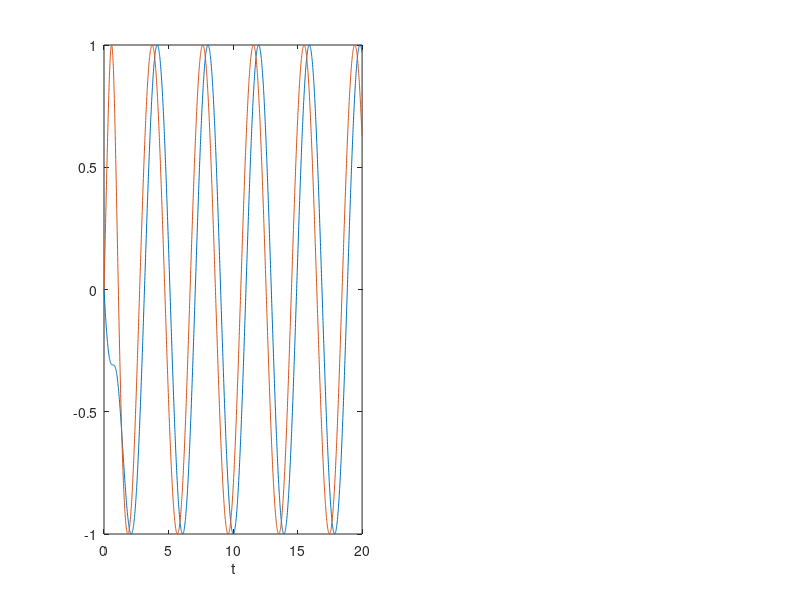

Source code (MATLAB): (Note: this script raises an error after producing the figure.)
%**************************************************************************
%*     Section 5.5.3                                                      *
%*     filename: ch05pr09.m                                               *
%*     program listing number: 5.9                                        *
%*                                                                        *
%*     This program solves the synchronization of two phase oscillators   *
%*     using 2nd-order Runge-Kutta methods.                               *
%*                                                                        *
%*     Programed by Ryoichi Kawai for Computational Physics Course        *
%*     Revised on 01/07/2014.                                             *
%**************************************************************************
clear all;

omega1=1.0;  omega2=2.2;

% Control parameters
tmax=20; N=2000; h=tmax/N;

% initial conditions
theta1(1)=pi; theta2(1)=0; t(1)=0;

% 2nd-order Runge-Kutta method
for n=1:N-1
    t(n+1) = t(1)+n*h;
    k1 = omega1 + sin(theta2(n)-theta1(n));
    l1 = omega2 - sin(theta2(n)-theta1(n));
    mid1 = theta1(n)+k1*h/2;
    mid2 = theta2(n)+l1*h/2;
    k2 = omega1 + sin(mid2-mid1);
    l2 = omega2 - sin(mid2-mid1);
    theta1(n+1)=theta1(n)+k2*h;
    theta2(n+1)=theta2(n)+l2*h;
end

% plot the trajectories of oscillators
subplot(1,2,1); 
p=plot(t,sin(theta1),t,sin(theta2));
xlabel('t');
ylabel(texlabel('sin theta'));
set(p(1),'Color','blue','Linewidth',2);
set(p(2),'Color','red','Linewidth',2);
legend(p,{texlabel('theta_1'),texlabel('theta_2')});
legend(p,'Location','SouthEast');

% plot the phase difference
subplot(1,2,2);
q=plot(t,theta1-theta2);
xlabel('t');
ylabel(texlabel('theta_1-theta_2'));
set(q,'Linewidth',2);
